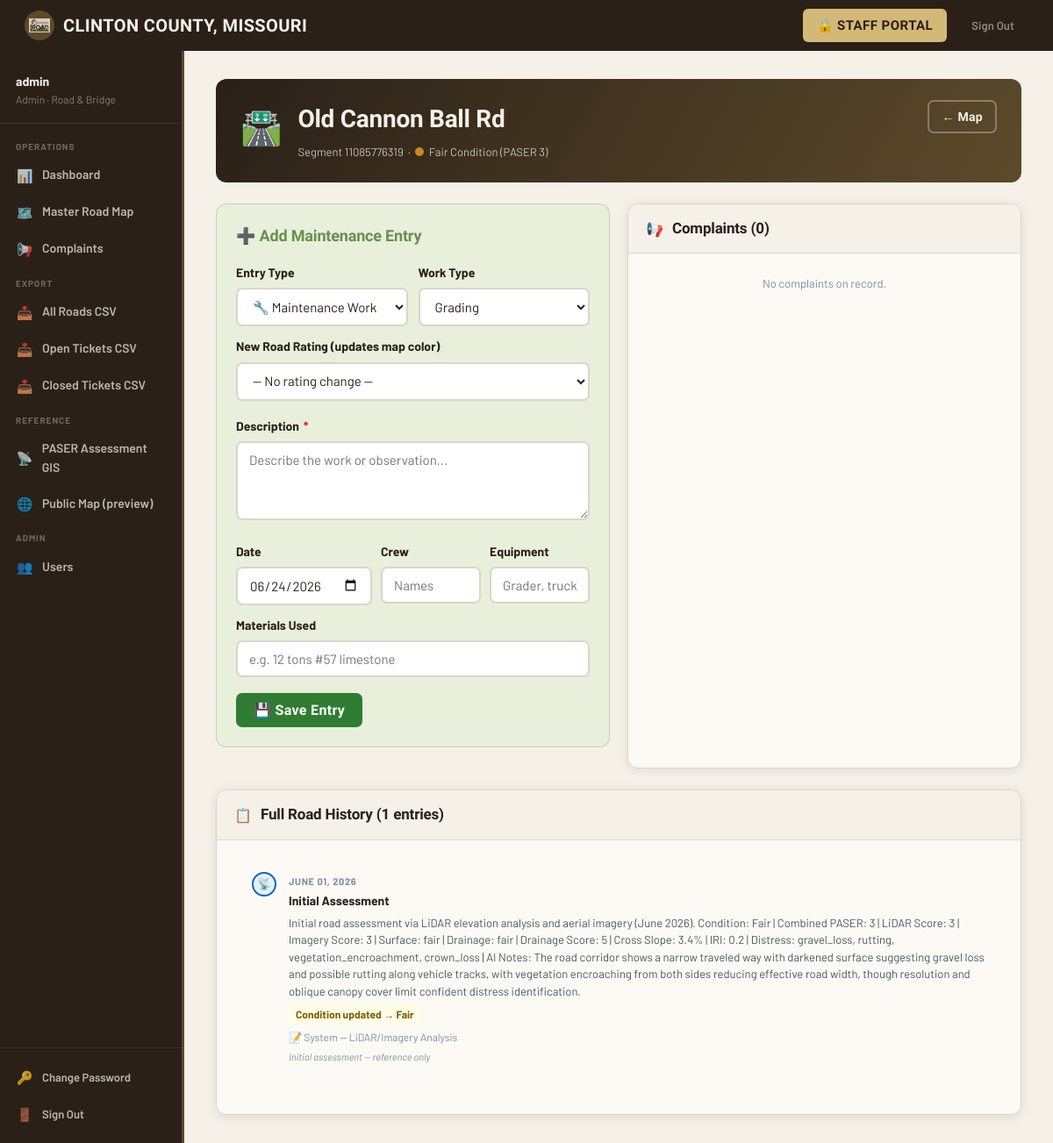
Page /internal/road/11085776319 (signed in) on the committed database.
### app.py (models this page shows, shortened)
class User(UserMixin, db.Model):
    id = db.Column(db.Integer, primary_key=True)
    username = db.Column(db.String(80), unique=True, nullable=False)
    password_hash = db.Column(db.String(256), nullable=False)
    role = db.Column(db.String(20), default='viewer')
    created_at = db.Column(db.DateTime, default=datetime.utcnow)

class RoadSegment(db.Model):
    id = db.Column(db.Integer, primary_key=True)
    segment_id = db.Column(db.String(80), unique=True, nullable=False)
    road_name = db.Column(db.String(255))       # FULLNAME from GeoJSON — actual street name
    fullname = db.Column(db.String(255))
    mtfcc = db.Column(db.String(20))
    current_rating = db.Column(db.Integer)      # 1-5 PASER
    current_color = db.Column(db.String(10))    # red/yellow/green
    has_open_ticket = db.Column(db.Boolean, default=False)
    geometry = db.Column(db.Text)
    last_updated = db.Column(db.DateTime, default=datetime.utcnow)
    logs = db.relationship('MaintenanceLog', backref='road', lazy=True,
                           order_by='MaintenanceLog.log_date.desc()')
    complaints = db.relationship('Complaint', backref='road_segment', lazy=True)

class MaintenanceLog(db.Model):
    id = db.Column(db.Integer, primary_key=True)
    segment_id = db.Column(db.String(80), db.ForeignKey('road_segment.segment_id'), nullable=False)
    entry_type = db.Column(db.String(40), nullable=False, default='maintenance')
    work_type = db.Column(db.String(80))
    description = db.Column(db.Text, nullable=False)
    new_rating = db.Column(db.Integer)
    crew = db.Column(db.String(120))
    equipment = db.Column(db.String(120))
    materials = db.Column(db.String(255))
    logged_by = db.Column(db.String(80))
    log_date = db.Column(db.DateTime, default=datetime.utcnow)
    is_initial_assessment = db.Column(db.Boolean, default=False)

### app.py (the view)
@app.route('/internal/road/<segment_id>')
@login_required
def internal_road_detail(segment_id):
    seg = RoadSegment.query.filter_by(segment_id=segment_id).first_or_404()
    logs = MaintenanceLog.query.filter_by(segment_id=segment_id)\
        .order_by(MaintenanceLog.log_date.desc()).all()
    complaints = Complaint.query.filter_by(segment_id=segment_id)\
        .order_by(Complaint.submitted_at.desc()).all()
    today = datetime.utcnow().strftime('%Y-%m-%d')
    return render_template('internal_road_detail.html',
        seg=seg, logs=logs, complaints=complaints, today=today,
        display_name=get_display_name(seg))

### app.py (called while the page is built)
@login_manager.user_loader
def load_user(user_id):
    return db.session.get(User, int(user_id))

def get_display_name(seg):
    if seg.fullname and seg.fullname.strip() and seg.fullname.strip() not in ('', 'None'):
        return seg.fullname.strip()
    if seg.road_name and seg.road_name.strip() and seg.road_name.strip() != seg.segment_id:
        return seg.road_name.strip()
    return f'Road {seg.segment_id}'

### templates/internal_road_detail.html (shortened to what this page needs)
{% extends 'base.html' %}
{% block content %}
<div class="app-layout">
  {% include 'partials/sidebar.html' %}
  <div class="main-content">
    {% set color_hex = {'green':'#2E7D32','yellow':'#F9A825','red':'#C62828','grey':'#888'} %}
    {% set color_label = {'green':'Good Condition','yellow':'Fair Condition','red':'Poor / Active Ticket','grey':'Unrated'} %}
    <div class="road-banner">
      <div class="road-banner-icon">🛣️</div>
      <div style="flex:1;">
        <h1>{{ display_name }}</h1>
        <div class="road-banner-meta">
          Segment {{ seg.segment_id }} &nbsp;·&nbsp;
          <span style="display:inline-flex;align-items:center;gap:6px;">
            <span style="width:10px;height:10px;border-radius:50%;background:{{ color_hex.get(seg.current_color,'#888') }};display:inline-block;"></span>
            {{ color_label.get(seg.current_color,'Unknown') }}
            {% if seg.current_rating %} (PASER {{ seg.current_rating }}){% endif %}
          </span>
        </div>
      </div>
      <a href="{{ url_for('internal_map') }}" class="btn btn-outline btn-sm" style="color:var(--cream);border-color:rgba(255,255,255,0.3);">← Map</a>
    </div>
    <div style="display:grid;grid-template-columns:1fr 1fr;gap:20px;margin-bottom:24px;">
      <div class="log-form-box">
        <h3>➕ Add Maintenance Entry</h3>
        <form method="POST" action="{{ url_for('add_maintenance_log', segment_id=seg.segment_id) }}">
          <div style="display:grid;grid-template-columns:1fr 1fr;gap:12px;">
            <div class="form-group" style="margin:0;">
              <label class="form-label">Entry Type</label>
              <select name="entry_type" class="form-control" id="entry-type-select" onchange="toggleRating(this.value)">
                <option value="maintenance">🔧 Maintenance Work</option>
              </select>
            </div>
            <div class="form-group" style="margin:0;">
              <label class="form-label">Work Type</label>
              <select name="work_type" class="form-control">
                <option value="Grading">Grading</option>
              </select>
            </div>
          </div>
          <div class="form-group" style="margin-top:12px;" id="rating-row" style="display:none;">
            <label class="form-label">New Road Rating (updates map color)</label>
            <select name="new_rating" class="form-control">
              <option value="">— No rating change —</option>
            </select>
          </div>
          <div class="form-group" style="margin-top:12px;">
            <label class="form-label">Description <span class="req">*</span></label>
            <textarea name="description" class="form-control" rows="3" placeholder="Describe the work or observation..." required></textarea>
          </div>
          <div style="display:grid;grid-template-columns:1fr 1fr 1fr;gap:10px;margin-top:0;">
            <div class="form-group" style="margin:0;">
              <label class="form-label">Date</label>
              <input type="date" name="log_date" class="form-control" value="{{ today }}">
            </div>
            <div class="form-group" style="margin:0;">
              <label class="form-label">Crew</label>
              <input type="text" name="crew" class="form-control" placeholder="Names">
            </div>
            <div class="form-group" style="margin:0;">
              <label class="form-label">Equipment</label>
              <input type="text" name="equipment" class="form-control" placeholder="Grader, truck...">
            </div>
          </div>
          <div class="form-group" style="margin-top:12px;">
            <label class="form-label">Materials Used</label>
            <input type="text" name="materials" class="form-control" placeholder="e.g. 12 tons #57 limestone">
          </div>
          <button type="submit" class="btn btn-green">💾 Save Entry</button>
        </form>
      </div>
      <div class="card">
        <div class="card-header"><span>📢</span><h3>Complaints ({{ complaints|length }})</h3></div>
        <div style="padding:0;max-height:420px;overflow-y:auto;">
          {% for c in complaints %}
          <a href="{{ url_for('internal_complaint_detail', complaint_id=c.id) }}" style="display:block;padding:12px 16px;border-bottom:1px solid var(--border);text-decoration:none;color:inherit;">
            <div style="display:flex;gap:8px;align-items:center;">
              <span>{{ '🔴' if c.status=='Open' else '🟡' if 'Progress' in c.status else '✅' }}</span>
              <div style="flex:1;">
                <div style="font-weight:700;font-size:13px;">{{ c.category }}</div>
                <div style="font-size:12px;color:var(--slate-light);">{{ c.submitted_at.strftime('%b %d, %Y') }} · #CC-{{ '%04d'|format(c.id) }}</div>
                <div style="font-size:12px;color:var(--slate);margin-top:2px;">{{ c.description[:80] }}{{ '…' if c.description|length > 80 }}</div>
              </div>
              <span class="badge badge-{{ 'open' if c.status=='Open' else 'progress' if 'Progress' in c.status else 'resolved' }}">{{ c.status }}</span>
            </div>
          </a>
          {% else %}
          <div style="padding:24px;text-align:center;color:var(--slate-light);font-size:13px;">No complaints on record.</div>
          {% endfor %}
        </div>
      </div>
    </div>
    <div class="card">
      <div class="card-header"><span>📋</span><h2>Full Road History ({{ logs|length }} entries)</h2></div>
      <div class="card-body">
        {% if logs %}
        <div class="timeline">
          {% for log in logs %}
          {% set dot = 'dot-assessment' if log.is_initial_assessment else 'dot-rating' if log.entry_type=='rating_update' else 'dot-complaint' if log.entry_type=='complaint_resolved' else 'dot-maintenance' %}
          {% set icon = '📡' if log.is_initial_assessment else '⭐' if log.entry_type=='rating_update' else '✅' if log.entry_type=='complaint_resolved' else '🔍' if log.entry_type=='inspection' else '📝' if log.entry_type=='note' else '🔧' %}
          <div class="timeline-entry">
            <div class="timeline-dot {{ dot }}">{{ icon }}</div>
            <div class="timeline-content">
              <div class="timeline-date">{{ log.log_date.strftime('%B %d, %Y') }}</div>
              <div class="timeline-title">{{ log.work_type or log.entry_type|title }}</div>
              <div class="timeline-desc">{{ log.description }}</div>
              {% if log.new_rating %}
                {% set rc = 'var(--green)' if log.new_rating >= 4 else '#7A5F00' if log.new_rating == 3 else 'var(--red)' %}
                {% set rb = 'var(--green-light)' if log.new_rating >= 4 else 'var(--yellow-light)' if log.new_rating == 3 else 'var(--red-light)' %}
                {% set rl = 'Good' if log.new_rating >= 4 else 'Fair' if log.new_rating == 3 else 'Poor' %}
                <div class="timeline-rating-badge" style="background:{{ rb }};color:{{ rc }};">
                  Condition updated → {{ rl }}
                </div>
              {% endif %}
              {% set meta = [] %}
              {% if log.crew %}{% set _ = meta.append('👷 ' + log.crew) %}{% endif %}
              {% if log.equipment %}{% set _ = meta.append('🚜 ' + log.equipment) %}{% endif %}
              {% if log.materials %}{% set _ = meta.append('🪨 ' + log.materials) %}{% endif %}
              {% if log.logged_by %}{% set _ = meta.append('📝 ' + log.logged_by) %}{% endif %}
              {% if meta %}<div class="timeline-meta">{{ meta|join(' · ') }}</div>{% endif %}
              {% if log.is_initial_assessment %}<div style="font-size:11px;color:var(--slate-light);font-style:italic;margin-top:4px;">Initial assessment — reference only</div>{% endif %}
            </div>
          </div>
          {% endfor %}
        </div>
        {% else %}
        <div style="text-align:center;padding:40px;color:var(--slate-light);">No history yet. Add the first entry above.</div>
        {% endif %}
      </div>
    </div>
  </div>
</div>
{% endblock %}

### templates/base.html (shortened to what this page needs)
<!DOCTYPE html>
<html lang="en">
<head>
<link rel="stylesheet" href="{{ url_for('static', filename='css/style.css') }}">
<link rel="stylesheet" href="https://unpkg.com/leaflet@1.9.4/dist/leaflet.css"/>
</head>
<body>
<nav class="nav">
  <a href="{{ url_for('index') }}" class="nav-brand">
    <div class="seal">
      <img src="{{ url_for('static', filename='images/logo.png') }}" alt="" style="width:24px;height:24px;object-fit:contain;filter:hue-rotate(200deg) saturate(0.7) brightness(0.75) sepia(0.4);">
    </div>
    Clinton County, Missouri
  </a>
  <div class="nav-right">
    {% if current_user.is_authenticated %}
      <a href="{{ url_for('internal_dashboard') }}"
         style="display:inline-flex;align-items:center;gap:7px;background:var(--straw);color:var(--dirt);
                font-family:'Barlow Condensed',sans-serif;font-weight:800;font-size:15px;letter-spacing:0.03em;
                padding:7px 16px;border-radius:6px;text-decoration:none;text-transform:uppercase;">
        🔒 Staff Portal
      </a>
      <a href="{{ url_for('logout') }}" class="nav-link" style="font-size:13px;opacity:0.7;">Sign Out</a>
    {% else %}
      <a href="{{ url_for('login') }}" class="nav-link" style="font-size:13px;">Staff Login</a>
    {% endif %}
  </div>
</nav>
{% block content %}{% endblock %}
</body>
</html>

### templates/partials/sidebar.html
<nav class="sidebar">
  <div class="sidebar-who">
    <div class="sidebar-who-name">{{ current_user.username }}</div>
    <div class="sidebar-who-role">{{ current_user.role|capitalize }} · Road & Bridge</div>
  </div>
  <div class="sidebar-section">Operations</div>
  <a href="{{ url_for('internal_dashboard') }}" class="sidebar-link {% if request.endpoint=='internal_dashboard' %}active{% endif %}">
    <span class="icon">📊</span> Dashboard
  </a>
  <a href="{{ url_for('internal_map') }}" class="sidebar-link {% if request.endpoint=='internal_map' %}active{% endif %}">
    <span class="icon">🗺️</span> Master Road Map
  </a>
  <a href="{{ url_for('internal_complaints') }}" class="sidebar-link {% if 'complaint' in request.endpoint %}active{% endif %}">
    <span class="icon">📢</span> Complaints
  </a>
  <div class="sidebar-section">Export</div>
  <a href="{{ url_for('export_roads_csv') }}" class="sidebar-link">
    <span class="icon">📥</span> All Roads CSV
  </a>
  <a href="{{ url_for('export_open_tickets_csv') }}" class="sidebar-link">
    <span class="icon">📥</span> Open Tickets CSV
  </a>
  <a href="{{ url_for('export_closed_tickets_csv') }}" class="sidebar-link">
    <span class="icon">📥</span> Closed Tickets CSV
  </a>
  <div class="sidebar-section">Reference</div>
  <a href="{{ url_for('paser_map_viewer') }}" target="_blank" class="sidebar-link">
    <span class="icon">📡</span> PASER Assessment GIS
  </a>
  <a href="{{ url_for('activity_map') }}" target="_blank" class="sidebar-link">
    <span class="icon">🌐</span> Public Map (preview)
  </a>
  {% if current_user.role == 'admin' %}
  <div class="sidebar-section">Admin</div>
  <a href="{{ url_for('admin_users') }}" class="sidebar-link {% if request.endpoint=='admin_users' %}active{% endif %}">
    <span class="icon">👥</span> Users
  </a>
  {% endif %}
  <div style="position:absolute;bottom:0;left:0;right:0;padding:12px 0;border-top:1px solid rgba(255,255,255,0.06);">
    <a href="{{ url_for('change_password') }}" class="sidebar-link" style="font-size:13px;">
      <span class="icon">🔑</span> Change Password
    </a>
    <a href="{{ url_for('logout') }}" class="sidebar-link" style="font-size:13px;">
      <span class="icon">🚪</span> Sign Out
    </a>
  </div>
</nav>

### rows in the picture
User: username "admin", role "Admin"
RoadSegment: fullname "Old Cannon Ball Rd", segment_id "11085776319", get "Fair Condition", current_rating "3"
MaintenanceLog: icon "📡", log_date "JUNE 01, 2026", work_type "Initial Assessment", description "Initial road assessment via LiDAR elevation analysis and aerial imagery (June 2026). Condition: Fair | Combined PASER: 3 | LiDAR Score: 3 | Imagery Score: 3 | Surface: fair | Drainage: fair | Drainage Score: 5 | Cross Slope: 3.4% | IRI: 0.2 | Distress: gravel_loss, rutting, vegetation_encroachment, crown_loss | AI Notes: The road corridor shows a narrow traveled way with darkened surface suggesting gravel loss and possible rutting along vehicle tracks, with vegetation encroaching from both sides reducing effective road width, though resolution and oblique canopy cover limit confident distress identification.", rl "Fair", meta "📝 System — LiDAR/Imagery Analysis", is_initial_assessment "Initial assessment — reference only"

### other values in the picture
{{ complaints|length }} "0"
{{ logs|length }} "1"
